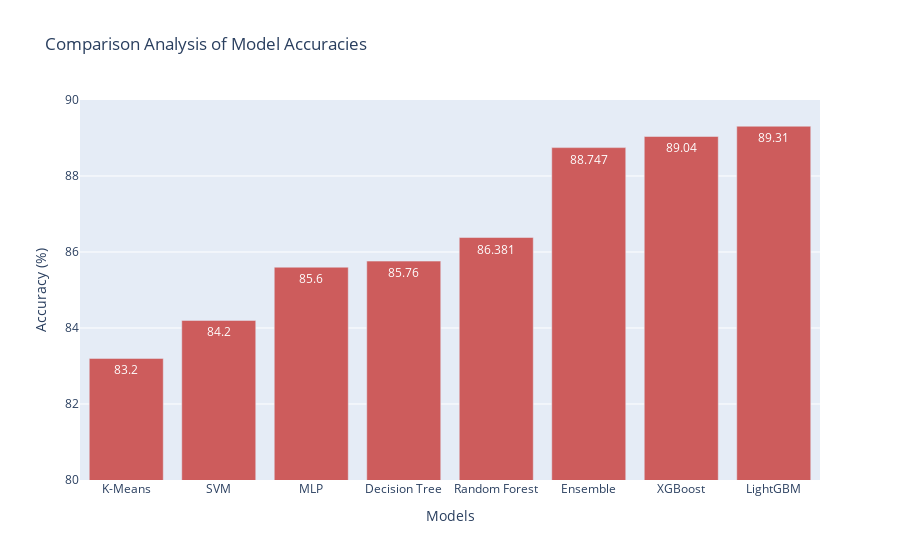

Source (notebook cell):
### Code cell
#Comparitive analysis 
import plotly.graph_objects as go

# Model names and their accuracies
models = ['K-Means', 'SVM', 'MLP','Decision Tree', 'Random Forest', 'XGBoost', 'LightGBM', 'Ensemble']
accuracies = [83.2, 84.2, 85.6 ,85.76, 86.381, 89.04, 89.31, 88.747]

# Combine the models and accuracies, sort them by accuracy, then unzip into separate lists
sorted_data = sorted(zip(models, accuracies), key=lambda x: x[1])
sorted_models, sorted_accuracies = zip(*sorted_data)

# Create the bar chart
fig = go.Figure(data=[go.Bar(
    x=sorted_models,
    y=sorted_accuracies,
    text=sorted_accuracies,
    textposition='auto',
    marker_color='indianred'  # Set the color of the bars
)])

# Update the layout for a better visual representation
fig.update_layout(
    title='Comparison Analysis of Model Accuracies',
    xaxis_title='Models',
    yaxis_title='Accuracy (%)',
    yaxis=dict(range=[80, 90])  # Adjust the range to make differences more notable
)

# Show the plot
fig.show()

### Figure 1 — Plotly figure (JSON) as saved in the notebook; plotly's stock layout.template omitted (floating-point values rounded to 4 significant figures)
{"data": [{"marker": {"color": "indianred"}, "text": ["83.2", "84.2", "85.6", "85.76", "86.381", "88.747", "89.04", "89.31"], "textposition": "auto", "type": "bar", "x": ["K-Means", "SVM", "MLP", "Decision Tree", "Random Forest", "Ensemble", "XGBoost", "LightGBM"], "y": [83.2, 84.2, 85.6, 85.76, 86.38, 88.75, 89.04, 89.31]}], "layout": {"title": {"text": "Comparison Analysis of Model Accuracies"}, "xaxis": {"title": {"text": "Models"}}, "yaxis": {"range": [80, 90], "title": {"text": "Accuracy (%)"}}}}
